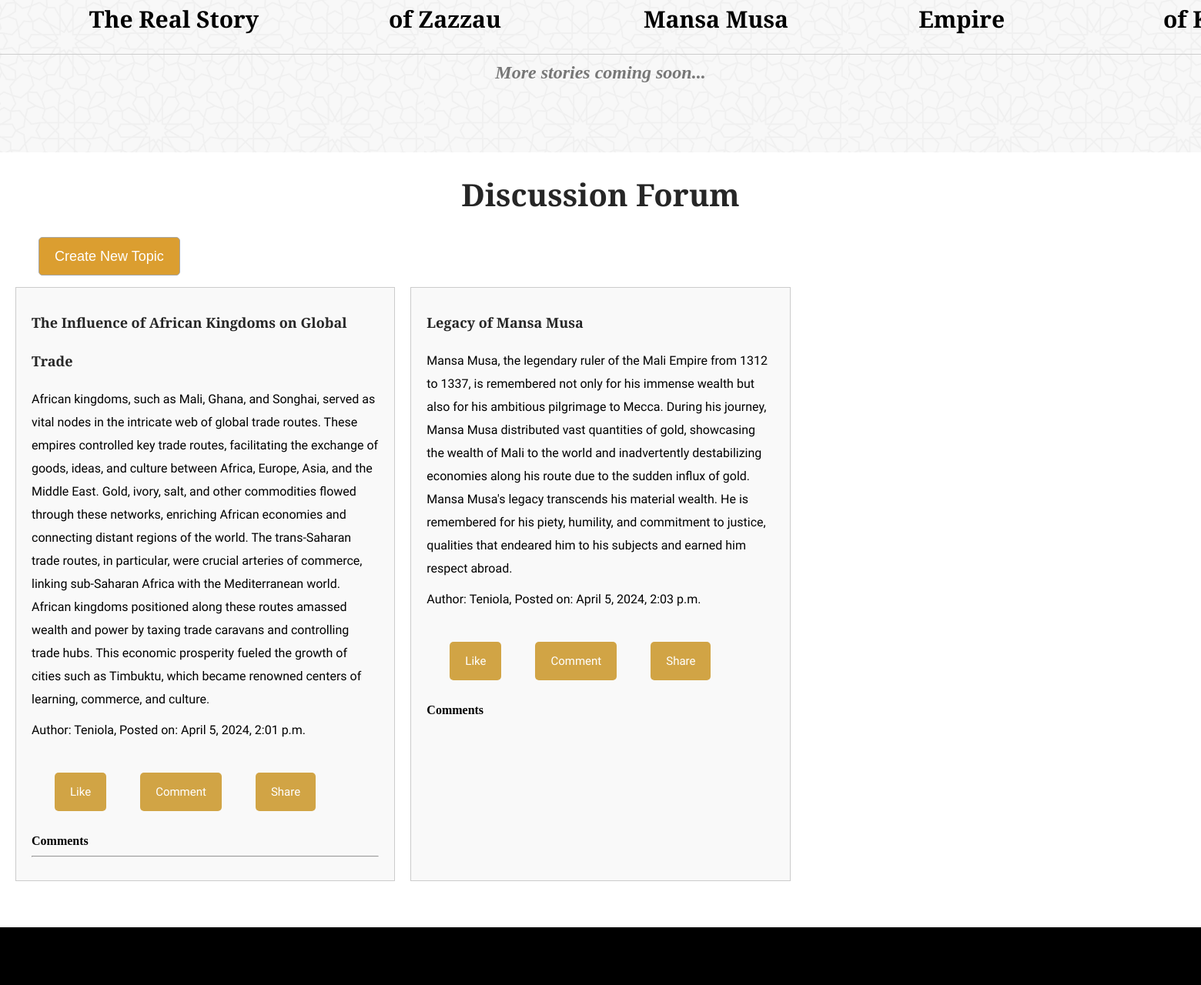
/index/ (signed in, middle part), run on an earlier commit of the app's database.
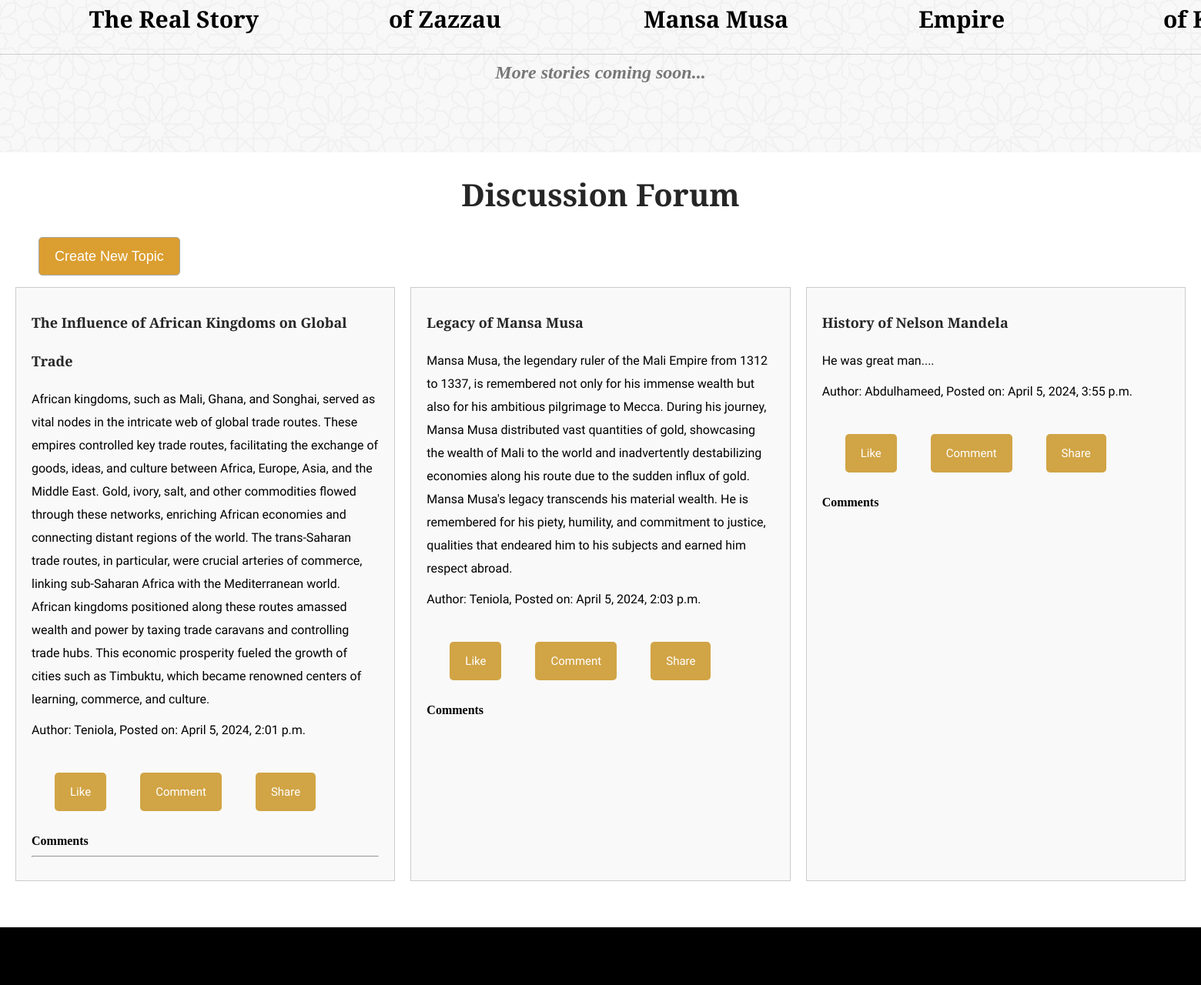
And on a later commit of the database.
### StorySphere/models.py (models this page shows)
class ForumTopic(models.Model):
    title = models.CharField(max_length=255)
    description = models.TextField()
    author = models.ForeignKey(User, on_delete=models.CASCADE)
    created_at = models.DateTimeField(auto_now_add=True)

class ForumComment(models.Model):
    topic = models.ForeignKey(ForumTopic, related_name='comments', on_delete=models.CASCADE)
    comment_text = models.TextField()
    author = models.ForeignKey(User, on_delete=models.CASCADE)
    created_at = models.DateTimeField(auto_now_add=True)

### StorySphere/views.py (the view)
# urls.py: path('index/', views.index, name='index'),
def index(request):
    if request.user.is_authenticated:
        username = request.user.username
        topics = ForumTopic.objects.all()
        context = {'username': username, 'topics': topics}
        return render(request, 'index.html', context)
    else:
        return redirect('login')

### StorySphere/templates/index.html (shortened to what this page needs)
<!DOCTYPE html>
<html lang="en">
<head>
    {% load custom_tags %}
    {% load static %}
    <link rel="stylesheet" href="https://cdnjs.cloudflare.com/ajax/libs/font-awesome/6.5.1/css/all.min.css" />
    <link rel="stylesheet" href="{% static 'css/styles.css' %}">
</head>
<body>
    <section id="pillars">
            <div class="pillars-images">
                <div class="images-1">
                    <h1>Shaka Zulu <br>The Real Story</h1>
                </div>
                <div class="images-1">
                    <h1>Queen Amina <br>of Zazzau</h1>
                </div>
                <div class="images-1">
                    <H1>The Story of <br> Mansa Musa</H1>
                </div>
                <div class="images-1">
                    <H1>The Ghana <br>Empire</H1>
                </div>
                <div class="images-1">
                    <h1>The Kingdom <br>of Kush</h1>
                </div>
            </div>
            <h1 class="more-stories-line">More stories coming soon...</h1>
    </section>
    <section id="forum">
        <div class="forum-container">
            <h1>Discussion Forum</h1>
            <button id="newTopicBtn" onclick="openNewTopicModal()">Create New Topic</button>
            <div class="forum-topics">
                {% for topic in topics %}
                <div class="topic-card">
                    <h3>{{ topic.title }}</h3>
                    <p>{{ topic.description }}</p>
                    <p class="discussion-meta">Author: {{ topic.author }}, Posted on: {{ topic.created_at }}</p>
                    <div class="topic-actions">
                        <button class="like-btn" onclick="likeTopic('{{ topic.id }}')">Like</button>
                        <button class="comment-btn" onclick="openCommentsModal('{{ topic.id }}')">Comment</button>
                        <button class="share-btn" onclick="shareTopic()">Share</button>
                    </div>
                    <div class="comments-section" id="commentsSection{{ topic.id }}">
                        <h4>Comments</h4>
                        <ul class="comment-list">
                            {% for comment in topic.comments.all %}
                                <p class="comment-item">{{ comment.content }}</li>
                                {% if not forloop.last %}<hr>{% endif %}
                            {% endfor %}
                        </ul>
                    </div>
                </div>
                {% endfor %}
            </div>
                </div>
            </section>
<footer id="footer">
    <div class="container">
        <div class="footer-event">
        </div>
    </div>
</footer>
</body>
</html>

### StorySphere/static/css/styles.css (style rules this page uses)
* { margin: 0; padding: 0; box-sizing: border-box; }
#pillars { background: url(images/bg.png); overflow: hidden; padding-bottom: 90px; position: relative; z-index: 1; text-align: center; }
#pillars:before { background: #f6f6f6; content: ""; height: 100%; left: 0; opacity: .7; position: absolute; top: 0; width: 100%; z-index: -11; }
.pillars-images { display: flex; margin-left: 50px; margin-top: 80px; cursor: pointer; }
.images-1 h1 { color: #000; font-family: Cinzel Decorative,serif; font-size: 30px; font-weight: 700; line-height: 50px; margin-bottom: 0; }
.container { width: 70%; height: auto; margin-left: 15%; }
button { background: #fff; border: 1px solid #a6a6a6; border-radius: 5px; height: 50px; transition: all .3s ease-in-out; width: 50px; z-index: 1; margin: 30px; }
#footer { background: #000; width: 100%; height: 800px; }
.footer-event { display: flex; width: 96%; margin-left: 2%; padding-top: 200px; }

What changed in the data, as far as the page shows it:
added ForumTopic: title "History of Nelson Mandela", description "He was great man....", author "Abdulhameed", created_at "April 5, 2024, 3:55 p.m."
